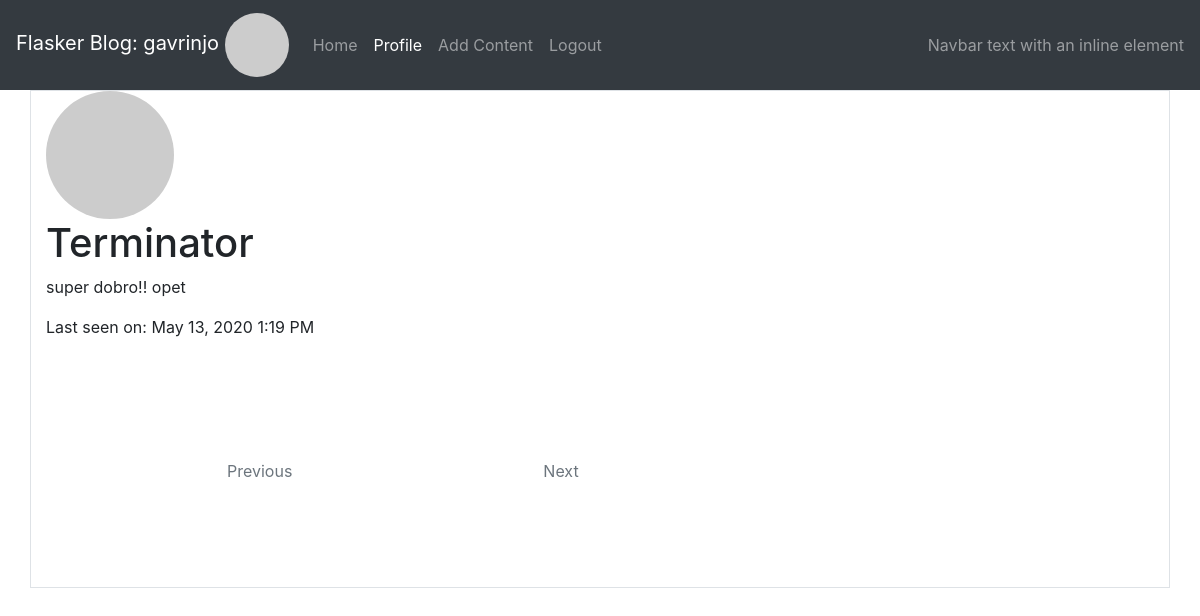
/user/Terminator (signed in), run on the app's committed database.
### app/models.py (models this page shows, shortened)
class User(UserMixin, db.Model):
    id = db.Column(db.Integer, primary_key=True)
    username = db.Column(db.String(64), index=True, unique=True)
    email = db.Column(db.String(120), index=True, unique=True)
    password_hash = db.Column(db.String(128))
    about_me = db.Column(db.String(140))
    last_seen = db.Column(db.DateTime, default=datetime.utcnow)
    post = db.relationship("Post", backref="author", lazy="dynamic")
    def avatar(self, size):
        digest = md5(self.email.lower().encode("utf-8")).hexdigest()
        return f"https://www.gravatar.com/avatar/{digest}?d=identicon&r=x&s={size}"

### app/main/routes.py (the view)
@bp.route("/user/<username>")
@login_required
def user(username):
    user = User.query.filter_by(username=username).first_or_404()
    posts = user.post.order_by(Post.timestamp.desc()).all()
    return render_template("user.html", title=user.username, user=user, posts=posts)

### app/main/routes.py (called while the page is built)
@bp.before_request
def before_request():
    if current_user.is_authenticated:
        current_user.last_seen = datetime.utcnow()
        db.session.commit()

### app/models.py (called while the page is built)
@login.user_loader
def load_user(id):
    return User.query.get(int(id))

### app/templates/user.html (shortened to what this page needs)
{% extends 'base.html' %}
{% block app_content %}
    <div class="col-md-8">
        <img style="max-height: 128px; max-width: 128px;" class="rounded-circle" src="{{ user.avatar(128) }}">
        <h1>{{ user.username }}</h1>
        {% if user.about_me %}<p>{{ user.about_me }}</p>{% endif %}
        {% if user.last_seen %}<p>Last seen on: {{ moment(user.last_seen).format("LLL") }}</p>{% endif %}
    <section class="blog-list px-3 py-5 p-md-5">
        <div class="container">
            <nav class="blog-nav nav nav-justified my-5">
                <a class="nav-link-prev nav-item nav-link {% if not prev_url %}disabled{% endif %} rounded-left" href="{{ prev_url or '#' }}">Previous</a>
                <a class="nav-link-next nav-item nav-link {% if not next_url %}disabled{% endif %} rounded-right" href="{{ next_url or '#' }}">Next</a>
            </nav>
        </div>
    </section>
    </div>
{% endblock app_content %}

### app/templates/base.html (shortened to what this page needs)
{% extends 'bootstrap/base.html' %}
{% block head %}
    <link rel="stylesheet" href="https://stackpath.bootstrapcdn.com/bootstrap/4.4.1/css/bootstrap.min.css">
    <link href="https://cdn.jsdelivr.net/npm/summernote@0.8.18/dist/summernote-bs4.min.css" rel="stylesheet">
    <link rel="stylesheet" href="{{url_for('static', filename='style.css')}}">
{% endblock %}
{% block navbar %}
    <nav class="navbar sticky-top navbar-expand-lg navbar-dark bg-dark">
        <a class="navbar-brand" href="{{ url_for('main.user', username=current_user.username) }}">Flasker Blog: {{ current_user.username }}
            {% if current_user.is_anonymous %}
            <img style="max-height: 64px; max-width: 64px;" class="rounded-circle" src="{{ url_for('static', filename='profile-pic-dummy.png') }}">
            {% else %}
            <img style="max-height: 64px; max-width: 64px;" class="rounded-circle" src="{{ current_user.avatar(64) }}">
            {% endif %}
        </a>
        <div class="collapse navbar-collapse" id="navbarText">
            <ul class="navbar-nav mr-auto">
                <li class="nav-item {% if request.endpoint == 'main.index' %}active{% endif %}">
                    <a class="nav-link" href="{{ url_for('main.index') }}">Home</a>
                </li>
                {% if current_user.is_anonymous %}
                <li class="nav-item{% if request.endpoint == 'auth.login' %} active{% endif %}">
                    <a class="nav-link" href="{{ url_for('auth.login') }}">Login</a>
                </li>
                <li class="nav-item{% if request.endpoint == 'auth.register' %} active{% endif %}">
                    <a class="nav-link" href="{{ url_for('auth.register') }}">Create an account</a>
                </li>
                {% else %}
                <li class="nav-item{% if request.endpoint == 'main.user' %} active{% endif %}">
                    <a class="nav-link" href="{{ url_for('main.user', username=current_user.username) }}">Profile</a>
                </li>
                <li class="nav-item{% if request.endpoint == 'content.postit' %} active{% endif %}">
                    <a class="nav-link" href="{{ url_for('content.postit') }}">Add Content</a>
                </li>
                <li class="nav-item{% if request.endpoint == 'auth.logout' %} active{% endif %}">
                    <a class="nav-link" href="{{ url_for('auth.logout') }}">Logout</a>
                </li>
                {% endif %}
            </ul>
            <span class="navbar-text">
                Navbar text with an inline element
            </span>
        </div>
    </nav>
{% endblock %}
{% block content %}
    <div class="container-lg border">
        <div class="row">
        {% block app_content %} {% endblock app_content %}
        </div>
    </div>
{% endblock %}

### app/static/style.css (style rules this page uses)
img { width:100%; height:100%; object-position: right; object-fit:cover }

### data on the page
User: username "gavrinjo"
User: username "Terminator", about_me "super dobro!! opet", last_seen "May 13, 2020 1:19 PM"
